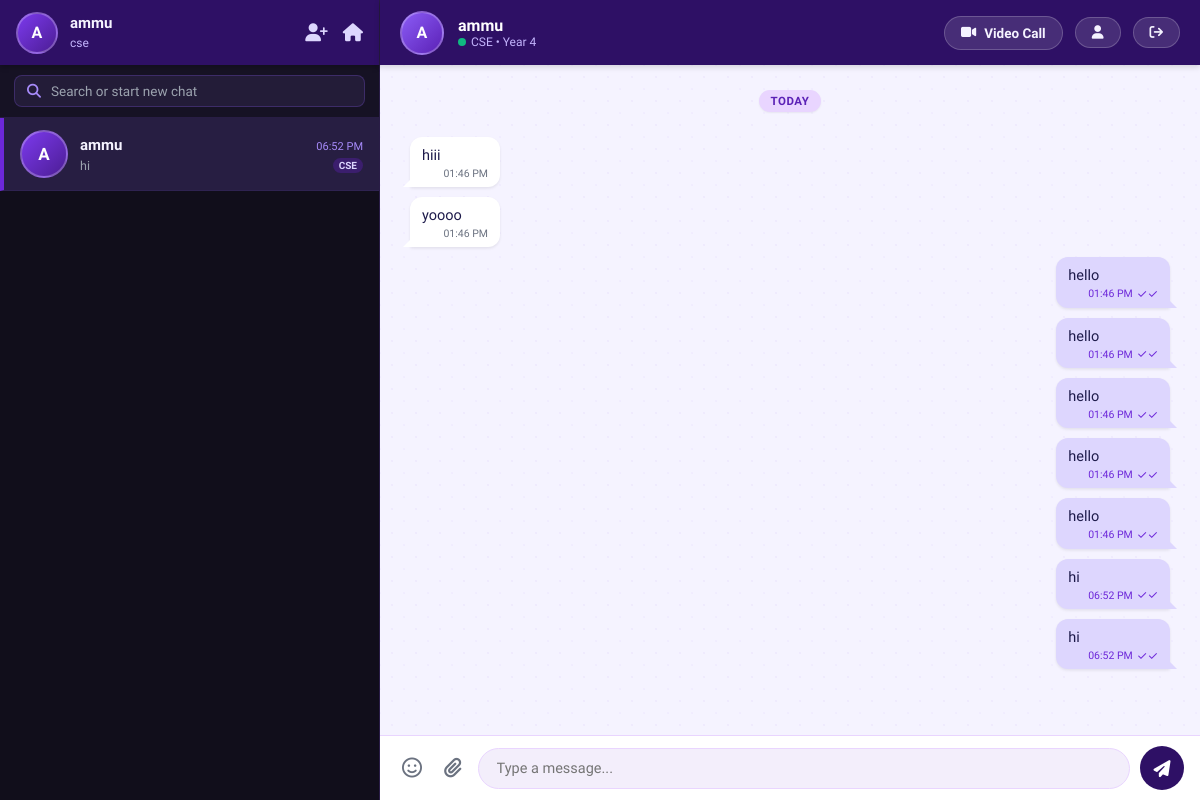
Screenshot of /chat/1 (signed in) with the database file from the repository.
### tables this page shows
CREATE TABLE students(
    id INTEGER PRIMARY KEY AUTOINCREMENT,
    firebase_uid TEXT UNIQUE,
    name TEXT,
    roll_no TEXT,
    email TEXT UNIQUE,
    department TEXT,
    year INTEGER
);

CREATE TABLE messages(

    id INTEGER PRIMARY KEY AUTOINCREMENT,

    sender_id INTEGER,

    receiver_id INTEGER,

    message TEXT, created_at TEXT DEFAULT '',

    FOREIGN KEY(sender_id) REFERENCES students(id),

    FOREIGN KEY(receiver_id) REFERENCES students(id)

);

### app.py (the view, shortened to what this page needs)
@app.route('/chat/<int:id>', methods=['GET', 'POST'])
def chat(id):
    if 'student_id' not in session:
        return redirect('/login')
    my_id = session['student_id']
    conn = get_db_connection()
    cursor = conn.cursor()
    now_time = datetime.now().strftime("%I:%M %p")
    cursor.execute('SELECT * FROM students WHERE id=?', (id,))
    receiver = cursor.fetchone()
    cursor.execute('SELECT * FROM students WHERE id=?', (my_id,))
    current_student = cursor.fetchone()
    cursor.execute(
        '''
        SELECT *
        FROM messages
        WHERE (sender_id=? AND receiver_id=?)
           OR (sender_id=? AND receiver_id=?)
        ORDER BY id ASC
        ''',
        (my_id, id, id, my_id)
    )
    raw_messages = cursor.fetchall()
    messages = []
    for m in raw_messages:
        m_dict = dict(m)
        if not m_dict.get('created_at'):
            m_dict['created_at'] = now_time
        messages.append(m_dict)
    cursor.execute(
        '''
        SELECT DISTINCT
            s.id,
            s.name,
            s.department,
            s.year,
            (SELECT message FROM messages
             WHERE (sender_id = s.id AND receiver_id = :my_id)
                OR (sender_id = :my_id AND receiver_id = s.id)
             ORDER BY id DESC LIMIT 1) AS last_message,
            (SELECT created_at FROM messages
             WHERE (sender_id = s.id AND receiver_id = :my_id)
                OR (sender_id = :my_id AND receiver_id = s.id)
             ORDER BY id DESC LIMIT 1) AS last_time
        FROM exchange_requests er
        JOIN students s ON (s.id = CASE WHEN er.sender_id = :my_id THEN er.receiver_id ELSE er.sender_id END)
        WHERE (er.sender_id = :my_id OR er.receiver_id = :my_id)
          AND er.status = 'Accepted'
        ''',
        {"my_id": my_id}
    )
    contacts = [dict(c) for c in cursor.fetchall()]
    conn.close()
    user1 = min(my_id, id)
    user2 = max(my_id, id)
    room_name = f"SkillExchange-{user1}-{user2}"
    return render_template(
        'chat.html',
        messages=messages,
        receiver_id=id,
        receiver=receiver,
        current_student=current_student,
        contacts=contacts,
        room_name=room_name
    )

### app.py (called while the page is built)
def get_db_connection():
    conn = sqlite3.connect('skillexchange.db')
    conn.row_factory = sqlite3.Row
    return conn

### templates/chat.html (shortened to what this page needs)
<!DOCTYPE html>
<html lang="en">
<head>
<link rel="stylesheet" href="https://cdnjs.cloudflare.com/ajax/libs/font-awesome/6.5.1/css/all.min.css">
</head>
<body>
<div class="whatsapp-app">
    <div class="sidebar">
        <div class="sidebar-header">
            <div class="user-profile-badge">
                <div class="avatar-circle">
                    {{ current_student.name[0] if current_student and current_student.name else 'ME' }}
                </div>
                <div class="user-meta">
                    <h4>{{ current_student.name if current_student else 'My Profile' }}</h4>
                    <span>{{ current_student.department if current_student else 'Student' }}</span>
                </div>
            </div>
            <div class="sidebar-actions">
                <a href="/connect" title="Find Connections"><i class="fa-solid fa-user-plus"></i></a>
                <a href="/dashboard" title="Dashboard"><i class="fa-solid fa-house"></i></a>
            </div>
        </div>
        <div class="sidebar-search-box">
            <div class="search-input-wrapper">
                <i class="fa-solid fa-magnifying-glass"></i>
                <input type="text" id="contactSearch" placeholder="Search or start new chat" oninput="filterContacts()">
            </div>
        </div>
        <div class="chats-list" id="chatsListContainer">
            {% if contacts and contacts|length > 0 %}
                {% for contact in contacts %}
                <a href="/chat/{{ contact.id }}" class="chat-item {% if contact.id == receiver_id %}active{% endif %}">
                    <div class="avatar-circle">
                        {{ contact.name[0] if contact.name else 'S' }}
                    </div>
                    <div class="chat-info">
                        <div class="chat-info-top">
                            <span class="chat-name">{{ contact.name }}</span>
                            <span class="chat-time">{{ contact.last_time if contact.last_time else '' }}</span>
                        </div>
                        <div class="chat-info-bottom">
                            <span class="chat-last-msg">{{ contact.last_message if contact.last_message else 'Tap to chat' }}</span>
                            <span class="badge-tag">{{ contact.department }}</span>
                        </div>
                    </div>
                </a>
                {% endfor %}
            {% endif %}
        </div>
    </div>
    <div class="main-chat-window">
        <div class="chat-header">
            <div class="header-user-info">
                <div class="avatar-circle">
                    {{ receiver.name[0] if receiver and receiver.name else 'P' }}
                </div>
                <div class="header-user-text">
                    <h3>{{ receiver.name if receiver else 'Peer Chat' }}</h3>
                    <p>
                        <span class="online-dot"></span>
                        <span>{{ receiver.department if receiver else 'Peer' }} {% if receiver and receiver.year %}• Year {{ receiver.year }}{% endif %}</span>
                    </p>
                </div>
            </div>
            <div class="chat-header-actions">
                <button type="button" class="header-action-btn" id="startCallBtn" onclick="startCall()">
                    <i class="fa-solid fa-video"></i>
                    <span>Video Call</span>
                </button>
                <a href="/profile" class="header-action-btn" title="View Profile">
                    <i class="fa-solid fa-user"></i>
                </a>
                <a href="/dashboard" class="header-action-btn" title="Exit to Dashboard">
                    <i class="fa-solid fa-arrow-right-from-bracket"></i>
                </a>
            </div>
        </div>
        <div class="chat-messages-container" id="messagesContainer">
            <div class="date-divider">Today</div>
            {% for msg in messages %}
                {% if msg.sender_id == session['student_id'] %}
                <div class="message-bubble sent">
                    <div class="message-text">{{ msg.message }}</div>
                    <div class="message-meta">
                        <span class="message-time">{{ msg.created_at }}</span>
                        <span class="message-status-check">✓✓</span>
                    </div>
                </div>
                {% else %}
                <div class="message-bubble received">
                    <div class="message-text">{{ msg.message }}</div>
                    <div class="message-meta">
                        <span class="message-time">{{ msg.created_at }}</span>
                    </div>
                </div>
                {% endif %}
            {% endfor %}
        </div>
        <div class="chat-input-bar">
            <button type="button" class="input-icon-btn" title="Emoji" onclick="insertEmoji('😊')">
                <i class="fa-regular fa-face-smile"></i>
            </button>
            <button type="button" class="input-icon-btn" title="Attach file" onclick="insertEmoji('📎')">
                <i class="fa-solid fa-paperclip"></i>
            </button>
            <form id="chatForm" onsubmit="handleSendMessage(event)" class="message-input-form">
                <input
                    type="text"
                    id="messageInput"
                    name="message"
                    class="message-input-field"
                    placeholder="Type a message..."
                    autocomplete="off"
                    required
                >
                <button type="submit" class="send-button" title="Send Message">
                    <i class="fa-solid fa-paper-plane"></i>
                </button>
            </form>
        </div>
    </div>
</div>
</body>
</html>

### rows the page displays
students: name "A", name "ammu", department "cse"
students: name "A", name "ammu", last_time "06:52 PM", last_message "hi", department "CSE", year "4"
messages: message "hiii", created_at "01:46 PM"
messages: message "yoooo", created_at "01:46 PM"
messages: message "hello", created_at "01:46 PM"
messages: message "hello", created_at "01:46 PM"
messages: message "hello", created_at "01:46 PM"
messages: message "hello", created_at "01:46 PM"
messages: message "hello", created_at "01:46 PM"
messages: message "hi", created_at "06:52 PM"
messages: message "hi", created_at "06:52 PM"
